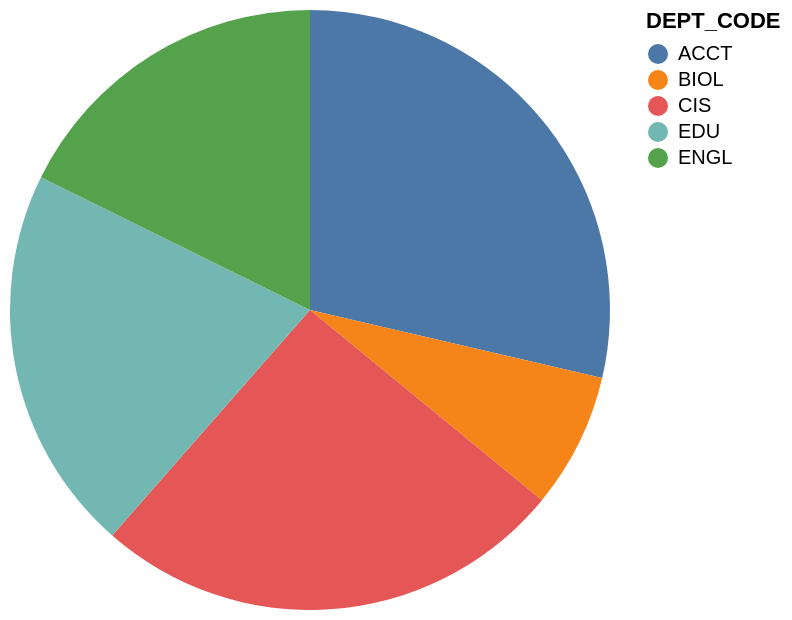

Write the Vega-Lite specification saved for this chart.
### Vega-Lite specification from a JSON file in a GitHub repository (floating-point values rounded to 4 significant figures)
{"data": {"values": [{"x_data": "ACCT", "y_data": 165}, {"x_data": "BIOL", "y_data": 42}, {"x_data": "CIS", "y_data": 147}, {"x_data": "EDU", "y_data": 120}, {"x_data": "ENGL", "y_data": 102}]}, "mark": "arc", "encoding": {"theta": {"field": "y_data", "type": "quantitative", "title": "sum(stu_hrs)"}, "color": {"field": "x_data", "type": "nominal", "title": "DEPT_CODE"}}}
